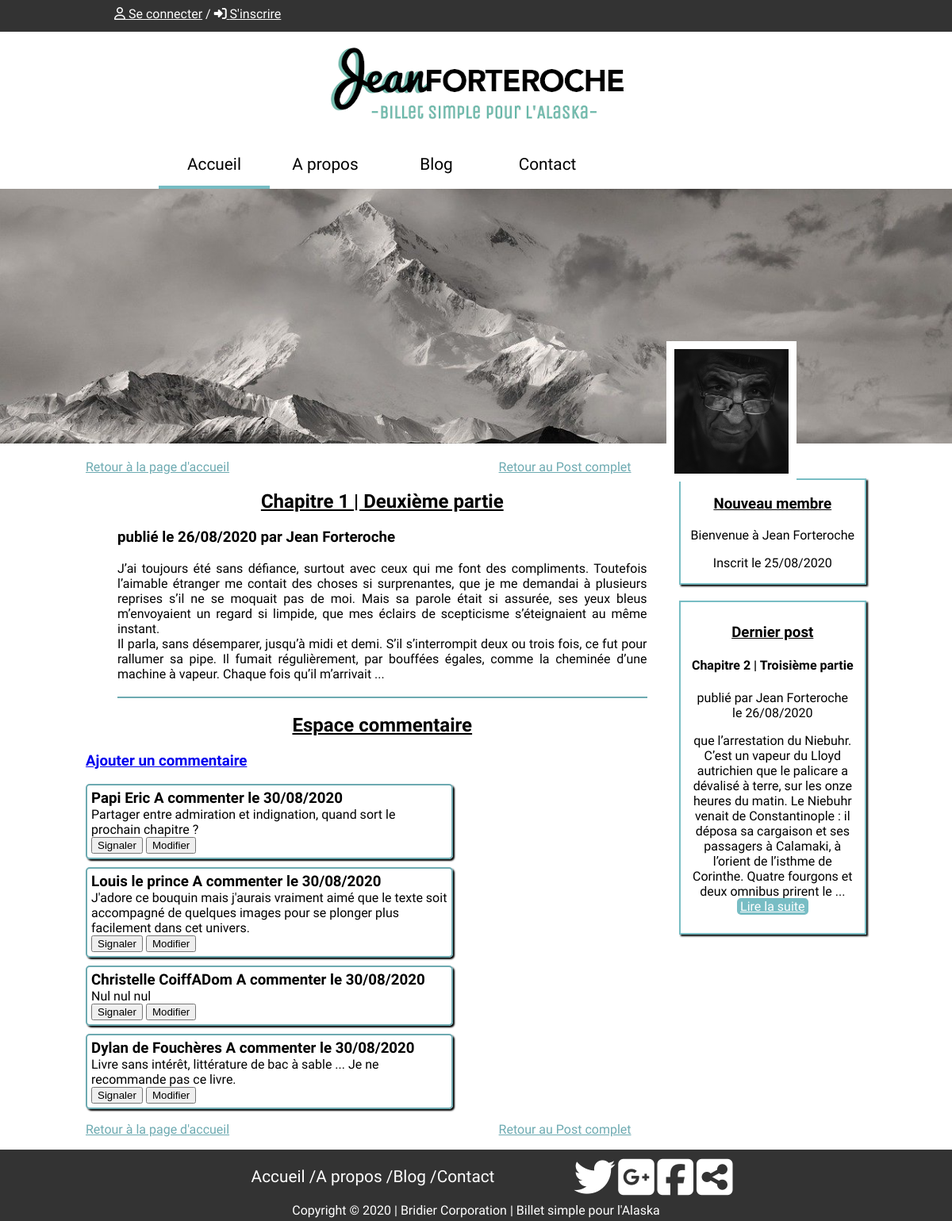
Screenshot of /index.php?action=comments&id=5 with the database file from the repository.
### tables this page shows
CREATE TABLE `posts` (
  `id` int(11) NOT NULL,
  `author` varchar(255) NOT NULL,
  `title` varchar(255) NOT NULL,
  `content` text NOT NULL,
  `date_creation` datetime NOT NULL DEFAULT CURRENT_TIMESTAMP
);

CREATE TABLE `comments` (
  `id` int(11) NOT NULL,
  `post_id` int(11) NOT NULL,
  `author` varchar(255) NOT NULL,
  `content` text NOT NULL,
  `date_creation` datetime NOT NULL DEFAULT CURRENT_TIMESTAMP
);

CREATE TABLE `users` (
  `id` int(11) NOT NULL,
  `id_status` int(11) NOT NULL,
  `firstName` varchar(255) NOT NULL,
  `lastName` varchar(255) NOT NULL,
  `pseudo` varchar(255) NOT NULL,
  `password` varchar(255) NOT NULL,
  `mail` varchar(255) NOT NULL,
  `date_inscription` datetime NOT NULL DEFAULT CURRENT_TIMESTAMP
);

### controller/commentController.php (called while the page is built, shortened)
<?php
Class CommentController{
    private $postManager;
    private $commentManager;
    public function __construct(){
        $this->postManager = new PostManager();
        $this->commentManager = new CommentManager();
    }
    public function getComment($id){
        require('rightBlockController.php');
        $getExtractPost = $this->postManager->getExtractpost($id);
        $getComments = $this->commentManager->getComments($id);
        require('view/commentsView.php');
    }
}

### index.php (called while the page is built, shortened)
<?php
$router = new Router();
$router->routerRequest();

### model/postManager.php (called while the page is built, shortened)
<?php
class PostManager extends Manager
{
    public function lastPost()
    {
        $db = $this->dbConnect();
        $req = $db->query('SELECT id,author, title, LEFT( content, 300 ) AS content, DATE_FORMAT(date_creation, \'%d/%m/%Y\') AS date_creation FROM posts ORDER BY id DESC LIMIT 1');
        $lastPost = $req->fetch();
        return $lastPost;
    }
    public function getExtractPost($id)
    {
        $db = $this->dbConnect();
        $req = $db->prepare('SELECT id,author, title, LEFT( content, 600 ) AS content, DATE_FORMAT(date_creation, \'%d/%m/%Y\') AS date_creation FROM posts WHERE id = ?');
        $req->execute(array($id));
        $getPost = $req->fetch();
        return $getPost;
    }
}

### model/commentManager.php (called while the page is built, shortened)
<?php
class CommentManager extends Manager
{
    public function getComments($post_id)
    {
        $db = $this->dbConnect();
        $req = $db->prepare('SELECT id, post_id, author, content, DATE_FORMAT(date_creation, \'%d/%m/%Y\') AS date_creation FROM comments WHERE post_id = ? ORDER BY id DESC');
        $req->execute(array($post_id));
        return $req;
    }
}

### model/userManager.php (called while the page is built, shortened)
<?php
class UserManager extends Manager
{
    public function getLastUser(){
        $db = $this->dbConnect();
        $req = $db->query('SELECT id, pseudo, DATE_FORMAT(date_inscription, \'%d/%m/%Y\') AS date_inscirption FROM users ORDER BY id DESC
        LIMIT 1');
        $lastUser = $req->fetch();
        return $lastUser;
    }
}

### controller/rightBlockController.php (called while the page is built)
<?php
$lastPost = $this->postManager->lastPost();
$lastUser = $this->userManager->getLastUser();

### view/commentsView.php (the view, shortened to what this page needs)
<p class="homePage">
    <a href="index.php">Retour à la page d'accueil</a>
    <a href="index.php?action=post&amp;id=<?=$getExtractPost['id']?>#ancre" class="linkPrevious">Retour au Post complet</a>
</p>
<article class="leftBlock">
    <h2><?=htmlspecialchars($getExtractPost['title'])?></h2>
    <h3>publié le <?=htmlspecialchars($getExtractPost['date_creation'])?> par <?=$getExtractPost['author']?></h3>
    <p>
        <?=nl2br(htmlspecialchars($getExtractPost['content']))?> ...
    </p>
    <br/>
</article>
<h2><strong>Espace commentaire</strong></h2>
<?php
if(isset($_GET['addComment']) == true){
    if(isset($_SESSION['pseudo'])){
    ?>
    <form action="index.php?action=addComment&amp;id=<?=$getExtractPost['id']?>#ancre" method="post">
            <label for="author">Votre pseudo :</label><br />
            <input type="text" id="pseudo" name="author" value="<?=$_SESSION['pseudo']?>"/><br />
            <textarea class="addComment" name="comment" placeholder="Votre commentaire ici ..."></textarea>
            <script>
                tinymce.init({
                selector: 'textarea',
                language : 'fr_FR',
                plugins: 'a11ychecker advcode casechange formatpainter linkchecker autolink lists checklist media mediaembed pageembed permanentpen powerpaste table advtable tinycomments tinymcespellchecker',
                toolbar: 'undo redo | styleselect | bold italic | alignleft aligncenter alignright alignjustify | outdent indent',
                toolbar_mode: 'floating',
                tinycomments_mode: 'embedded',
                tinycomments_author: 'Author name',
                });
            </script>
            <input type="submit" value="Envoyer le commentaire" id="addCommentButton"/>
        </form>
    <?php
    }else{
    ?>
    <h3>Vous devez etre enregistrer et connecter pour ajouter un commentaire</h3>
    <?php
    }
}else{
?>
    <h3><a href="index.php?action=comments&amp;id=<?=$getExtractPost['id']?>&amp;addComment=true#commentAncre">Ajouter un commentaire</a></h3>
<?php
}
while ($data = $getComments->fetch())
{
?>
    <article class="commentBlock">
        <h3><?=htmlspecialchars($data['author'])?> A commenter le  <?=htmlspecialchars($data['date_creation'])?></h3>
        <p>
            <?=nl2br(htmlspecialchars($data['content']))?>
        </p>
        <?php
        if(isset($_GET['reportComment']) == true){
            if($_GET['commentId'] == $data['id'])
            {
            ?>
            <form action="index.php?action=reportComment&amp;comment_id=<?=$data['id']?>&amp;post_id=<?=$getExtractPost['id']?>#ancre" method="post">
                <?php
                if(isset($_SESSION['pseudo'])){
                ?>
                <input type="hidden" name = "report_author" value="<?=$_SESSION['pseudo']?>">
                <?php
                }else{
                ?>
                <input type="hidden" name = "report_author" value="utilisateur non enregistrer ou non connecter">
                <?php
                }
                ?>
                <label for="reportReason"></label>
                <select name="reportReason" class="reportReason">
                    <option value="">--Sélectionner un motif--</option>
                    <option value="Contenue non approprié">Contenue non approprié</option>
                    <option value="Contenu illégal">Contenu illégal</option>
                    <option value="Spam">Spam</option>
                </select>
                <input type="submit" value="Signaler">
            </form>
            <?php
            }
        }else{
        ?>
        <p><button onclick="window.location.href='index.php?action=comments&amp;id=<?=$getExtractPost['id']?>&amp;commentId=<?=$data['id']?>&amp;reportComment=true#commentAncre';">Signaler</button> <button>Modifier</button></p>
        <?php
        }
        ?>
    </article>
<?php
}
?>
<p class="homePage">
    <a href="index.php">Retour à la page d'accueil</a>
    <a href="index.php?action=post&amp;id=<?=$getExtractPost['id']?>#ancre" class="linkPrevious">Retour au Post complet</a>
</p>
<?php $content = ob_get_clean(); ?>
<?php require('template.php'); ?>

### view/template.php (shortened to what this page needs)
<!DOCTYPE html>
<html>
    <head>
        <link href="public/css/style.css" rel="stylesheet" />
    </head>
    <body>
        <header>
            <div class="headband">
                <?php
                if(isset($_SESSION['pseudo']) AND isset($_SESSION['password'])){
                ?>
                <p>Bonjour <?=$_SESSION['pseudo']?> / <i class="fas fa-house-user"></i><a href="index.php?action=membreArea#ancre">Espace membre</a> / <i class="fas fa-sign-out-alt"></i><a href="index.php?action=logOut">Déconnexion</a></p>
                <?php
                }else{
                ?>
                <p><a href="index.php?action=log"><i class="far fa-user"></i> Se connecter</a> / <a href="index.php?action=register"><i class="fas fa-sign-in-alt"></i> S'inscrire</a></p>
                <?php
                }
                ?>
            </div>
            <p class="logo"><img src="public/img/logo_400.png" alt="logo de Jean"></p>
            <nav>
                <ul class="menu">
                    <li class="buttonMenu accueil"><a href="index.php">Accueil</a></li>
                    <li class="buttonMenu a_propos"><a href="index.php?action=about#ancre">A propos</a></li>
                    <li class="buttonMenu blog"><a href="index.php?action=blog#ancre">Blog</a></li>
                    <li class="buttonMenu contact"><a href="">Contact</a></li>
                </ul>
            </nav>
        </header>
        <div class="divider"></div>
        <div class="banniere">
            <img src="public/img/banniere.jpg" alt="paysage Alaska" class="paysage">
            <img src="public/img/jean_f.jpg" alt="Portrait de Jean Forteroche" class="portrait">
        </div>
        <div class="blockInvisible" id="ancre"></div>
        <section class="section">
            <section class="leftSection">
                <?= $content ?>
            </section>
            <section class="rightSection">
                <article class="lastUser">
                    <h3>Nouveau membre</h3>
                    <p>Bienvenue à <?=htmlspecialchars($lastUser['pseudo'])?></p>
                    <p>Inscrit le <?=htmlspecialchars($lastUser['date_inscirption'])?></p>
                </article>
                <article class="lastPost">
                    <h3>Dernier post</h3>
                    <h4><?=htmlspecialchars($lastPost['title'])?></h4>
                    <p>publié par <?=htmlspecialchars($lastPost['author'])?><br /> le <?=htmlspecialchars($lastPost['date_creation'])?></p>
                    <p>
                        <?=htmlspecialchars($lastPost['content'])?>
                        ... <a href="index.php?action=post&amp;id=<?=$lastPost['id']?>#ancre" class="readMore">Lire la suite</a>
                    </p>
                </article>
            </section>
        </section>
        <footer>
            <div class="footer_block">
                <ul class="footer_menu">
                    <li><a href="">Accueil / </a></li>
                    <li><a href="">A propos / </a></li>
                    <li><a href="">Blog / </a></li>
                    <li><a href="">Contact</a></li>
                </ul>
                <ul class="footer_social_network">
                    <li><a href=""><i class="fab fa-twitter"></i></a></li>
                    <li><a href=""><i class="fab fa-google-plus-square"></i></a></li>
                    <li><a href=""><i class="fab fa-facebook-square"></i></a></li>
                    <li><a href=""><i class="fas fa-share-alt-square"></i></a></li>
                </ul>
            </div>
            <p class='copyright'>Copyright © 2020 | Bridier Corporation | Billet simple pour l'Alaska </p>
        </footer>
    </body>
</html>

### public/css/style.css (style rules this page uses)
body { margin:0; font-family: 'Unica One', cursive; }
.headband { height: 40px; padding: 0px 12%; background-color: rgb(51, 51, 51); }
.headband p { margin: 0px; padding-top: 8px; color: white; }
.headband p a { color: white; }
header { position: fixed; width: 100%; background-color: white; z-index: 1; }
.divider { height: 229px;; }
.blockInvisible { font-family: 'Unica One', cursive; height: 229px; width: 100%; position: absolute; top: 396px; }
.logo { text-align: center; margin: 0px; }
.menu { margin:auto; display: flex; justify-content: flex-start; width: 70%; }
.buttonMenu { width: 110px; padding: 15px; text-align: center; list-style: none; }
.menu a, footer a { text-decoration:none; color:black; font-size: 1.3em; font-family: 'Unica One', cursive; }
.accueil { border-bottom: 4px solid rgb(118, 188, 195); }
.banniere { position: relative; }
.paysage { width: 100%; }
.portrait { position: absolute; top: 60%; left: 70%; width: 12%; padding:10px; background-color: white; position: absolute; }
footer { background-color: rgb(51, 51, 51); height: 90px; }
footer ul { text-align: center; list-style: none; }
footer a, .copyright { color: white; }
.footer_block { display: flex; justify-content: center; align-items: center; }
.footer_menu { display: flex; margin:0px; }
.footer_social_network { display: flex; font-size: 2.5em; justify-content: space-between; padding: 6px 0px 0px 100px; width: 200px; margin:0px; }
.copyright { margin:0px; text-align: center; font-family: 'Unica One', cursive; }
.section { width:82%; margin: auto; display: flex; justify-content: space-between; }
.leftSection { width: 80%; }
.leftSection h2, .rightSection h3 { text-decoration: underline; }
.rightSection { width: 249px; margin-top: 40px; text-align: center; }
.lastUser { height: 130px; }
.lastPost { margin-top: 20px; padding: 8px;; }
.lastUser, .lastPost { box-shadow: 2px 2px 2Px black; border: 2px solid rgb(120, 189, 196); }
.leftSection h2 { text-align: center; }
.readMore { padding: 1px 4Px; background-color: rgb(120, 189, 196); color: white; border-radius: 5px;; }
.leftBlock { text-align: justify; margin: 0px 40px; border-bottom : 2px solid rgb(109, 170, 177); }
.leftBlock p { margin-bottom: 0px; }
.homePage a { color: rgb(109, 170, 177); }
.linkPrevious { float: right; margin-right: 60px; }
.commentBlock { border: 2px solid rgb(109, 170, 177); border-radius:5px; box-shadow: 2px 2px 2Px black; padding:5px; margin-bottom: 10px; width: 60% }
.commentBlock h3, .commentBlock p { margin: 0px; }

### rows the page displays
posts: title "Chapitre 1 | Deuxième partie", author "Jean Forteroche"
comments: author "Papi Eric", date_creation "30/08/2020", content "Partager entre admiration et indignation, quand sort le prochain chapitre ?"
comments: author "Louis le prince", date_creation "30/08/2020", content "J'adore ce bouquin mais j'aurais vraiment aimé que le texte soit accompagné de quelques images pour se plonger plus facilement dans cet univers."
comments: author "Christelle CoiffADom", date_creation "30/08/2020", content "Nul nul nul"
comments: author "Dylan de Fouchères", date_creation "30/08/2020", content "Livre sans intérêt, littérature de bac à sable ... Je ne recommande pas ce livre."
users: pseudo "Jean Forteroche"
posts: title "Chapitre 2 | Troisième partie", author "Jean Forteroche"

### other values shown
$getExtractPost['date_creation'] "26/08/2020"
$lastUser['date_inscirption'] "25/08/2020"
$lastPost['date_creation'] "26/08/2020"
